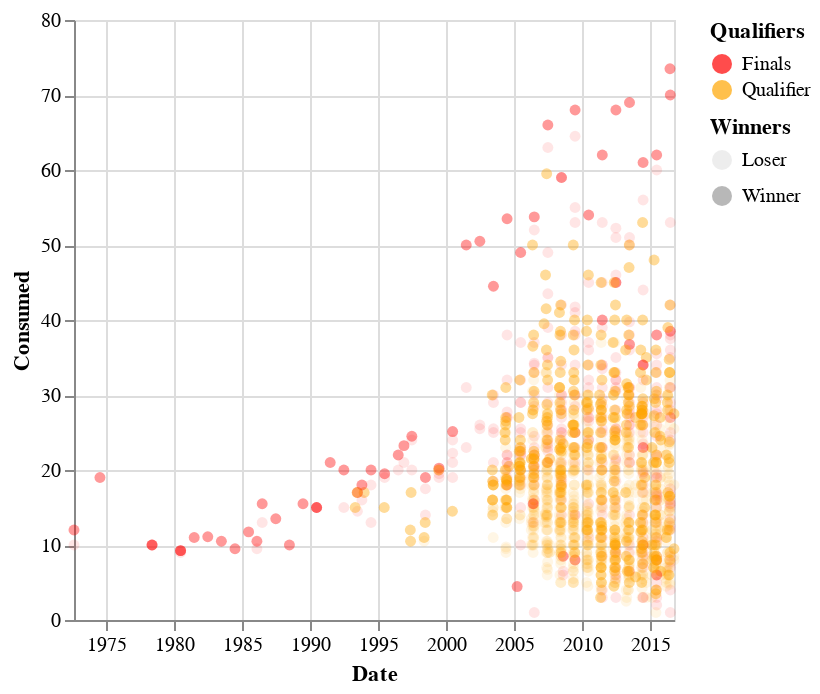

Notebook source saved alongside this figure:
### Markdown cell above
#### checkpoint 4:  adjust the colors and opacity levels to match the plot specification. You will get full point if you:


*  Completed checkpoint 3
*  Change the colors to be red and orange
*  Change the opacity levels to be specific values

You chart should look like:

![](https://raw.githubusercontent.com/dallascard/SI649_public/main/altair_hw1/task2-checkpoint4.png)

### Code cell
alt.Chart(df).mark_point(filled=True).encode(
    x='Date',
    y='Consumed',
    color=alt.Color('Qualifiers', scale=alt.Scale(domain=[ 'Finals','Qualifier'], range=['red', 'orange'])),
    opacity=alt.Opacity('Winners', scale=alt.Scale(domain=['Loser','Winner'], range=[0.1, 0.4]))
)

# Hint: you can set the target colors and opacity levels using scale=alt.Scale() as an argument of alt.Color() or alt.Opacity()
# good colors for the plot are "red" and "orange"
# good opacity levels are 0.4 and 0.1

### Figure 1 — Vega-Lite specification as saved in the notebook (floating-point values rounded to 4 significant figures; data arrays with more than 128 entries replaced by an {"elided": "..."} marker saying what was removed)
{"config": {"view": {"continuousWidth": 300, "continuousHeight": 300}}, "data": {"name": "data-406295d80c74e37c9ac8951d170ff467"}, "mark": {"type": "point", "filled": true}, "encoding": {"color": {"field": "Qualifiers", "scale": {"domain": ["Finals", "Qualifier"], "range": ["red", "orange"]}, "type": "nominal"}, "opacity": {"field": "Winners", "scale": {"domain": ["Loser", "Winner"], "range": [0.1, 0.4]}, "type": "nominal"}, "x": {"field": "Date", "type": "temporal"}, "y": {"field": "Consumed", "type": "quantitative"}}, "$schema": "https://vega.github.io/schema/vega-lite/v5.16.3.json", "datasets": {"data-406295d80c74e37c9ac8951d170ff467": {"elided": "1501 records"}}}
